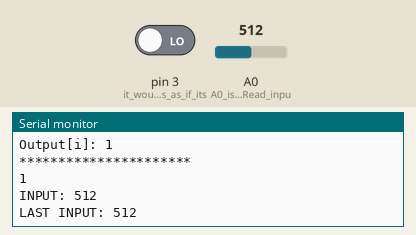
Simulated run of this sketch. Board: Arduino Uno, built with avr-gcc and run on an emulated ATmega328P. On the bench: the last lines printed to the serial monitor. Inputs (shaded band) come from the test bench; at power-on: A0 (A0_is_the_analogRead_inpu) = 512, pin 3 (it_would_makes_as_if_its) LOW.

Above: at 1.2 s.
1.3 s: A0 (A0_is_the_analogRead_inpu) set to 531
At 2.2 s:
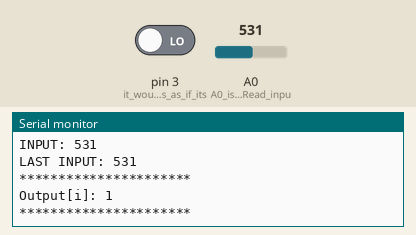
7.3 s: A0 (A0_is_the_analogRead_inpu) set to 900
At 7.9 s:
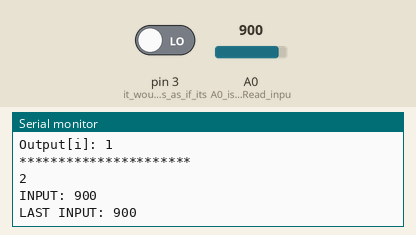
10.3 s: A0 (A0_is_the_analogRead_inpu) set to 909
At 11.0 s:
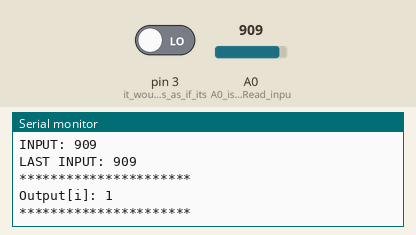
Timing chart, 0 to 13.3 s (numbered marks = the images above; inputs shaded):
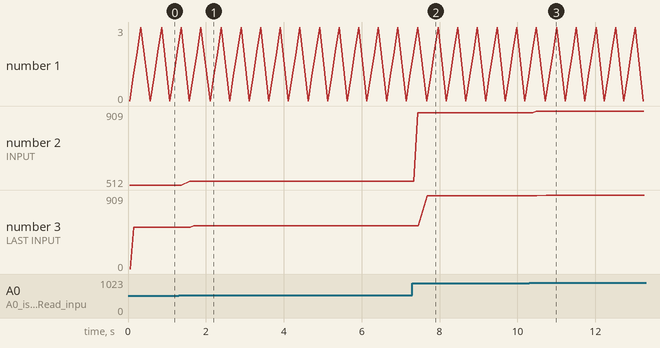

The sketch:

Potentiometer.ino
```cpp
#define MAX_CHECK 4

void setup()
{
  // put your setup code here, to run once:
  pinMode(A0, INPUT); // A0 is the analogRead input for the potentiometer
  pinMode(3, INPUT); // it would makes as if its the direction variable
  Serial.begin(9600);
}
//SOLUCIÓN PARA LA ZONA DE RUIDO QUIZÁ DECIDOR QUE SI LLEGA A 340 Y NO HA CAMBIADO EL SENTIDO NO HACER CASO HASTA QUE TOME UN 0
//O EVALUAR SI LOS PUNTOS QUE LEE EN ALGÚN MOMENTO VAN EN CONTRA DEL SENTIDO QUE LLEVA (SI ESTÁ SUBIENDO Y LLEGA A 1023 Y VE QUE BAJA) LO IGNORA

enum Direction {RIGHT = 1, LEFT = 0};

int input; // analog read
int lastInput; // Last analog Read
Direction DIR; // Direction

bool CheckNoise(Direction Dir = RIGHT) // Function responsible to avoid the fake values
{
  bool output[MAX_CHECK];
  int error = 0;

  for(int i = 0; i < MAX_CHECK; i++)
  {
    input = analogRead(A0);
    Serial.println("**********************");
    Serial.println(i);
    Serial.print("INPUT: ");
    Serial.println(input); // prints the value of the analogRead
    Serial.print("LAST INPUT: ");
    Serial.println(lastInput); // prints the value of the analogRead
    Serial.println("**********************");
    if(Dir == RIGHT)
    {
      if(input >= lastInput)
        output[i] = true;
      else
        output[i] = false;
    }
    else if(Dir == LEFT)
    {
      if(input <= lastInput)
        output[i] = true;
      else
        output[i] = false;
    }
    else
      output[i] = false;
    lastInput = input;
    Serial.print("Output[i]: ");
    Serial.println(output[i]);
  }
  for(int i = 0; i< MAX_CHECK; i++)
  {
    if(output[i] == false)
      error++;
  }

  Serial.print("ERROR = ");
  Serial.println(error);
  if(error > 0 )
    return false;
  else
    return true;
}

void loop()
{
  // put your main code here, to run repeatedly:

  //input = analogRead(A0); // Saves the value read
  DIR = digitalRead(3); // Saves the DIR variable

  Serial.print("Direction => ");
  Serial.println(DIR);

  if(CheckNoise(DIR))
  {
    Serial.println("--------------------------");
    Serial.print("ANALOG: ");
    Serial.println(analogRead(A0)); // prints the value of the analogRead
    Serial.print("ANGLE: ");
    Serial.println(map(analogRead(A0), 0, 1023, 0, 340)); // print the angle it suppoused to be  */
  }
  else
  {
    Serial.println("!!!!!!!!!!!!!!!!!!!!!!!!!");
    Serial.println();
    Serial.println("Not a good meassure");
    Serial.println();
    Serial.println("!!!!!!!!!!!!!!!!!!!!!!!!!");
  }
  lastInput = input; // Saves the last input
  Serial.println("--------------------------");
  //delay(500);
}
```

Measured:
- the behaviour switches between 512 and 513 on A0 (A0_is_the_analogRead_inpu) (found by bisection; images 0 and 1)
- the behaviour switches between 900 and 901 on A0 (A0_is_the_analogRead_inpu) (found by bisection; images 2 and 3)
- after the input at 1.3 s, the serial monitor: prints a new line after 0.18 s (image 1)
- after the input at 7.3 s, the serial monitor: prints a new line after 0.14 s (image 2)
- after the input at 10.3 s, the serial monitor: prints a new line after 0.18 s (image 3)
- plotted number 2: 512 → 531 after the input at 1.3 s, 531 → 900 after the input at 7.3 s, 900 → 909 after the input at 10.3 s
- plotted number 3: 512 → 531 after the input at 1.3 s, 531 → 900 after the input at 7.3 s, 900 → 909 after the input at 10.3 s
